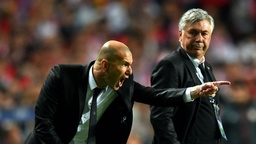
#> input picture zidane.jpg, 256 x 144 px, shrunk from 1280 x 720 before the run
$ python ulti.py
#> lines starting #> are read from the running program, lines starting #| are printed output that depends on the picture; after the words box and inside, x2 and y2 are one past the last pixel; in counts of white or black regions, pixels touching at a corner belong together
#> further down, img is the input picture: shape (144, 256, 3); mean R, G, B 69.4, 58.3, 51.5
import numpy as np
import matplotlib.image as pltim
import matplotlib.pyplot as plt
import matplotlib.patches as patches
from PIL import Image
import cv2


def Convolution(image: np.ndarray, kernel) -> np.ndarray:
    if len(image.shape) == 3:
        m_i, n_i, c_i = image.shape

    # if the image is gray then we won't be having an extra channel so handling it
    elif len(image.shape) == 2:
        image = image[..., np.newaxis]
        m_i, n_i, c_i = image.shape
    else:
        raise Exception('Shape of image not supported')

    m_k, n_k = kernel.shape

    y_strides = m_i - m_k + 1  # possible number of strides in y direction
    x_strides = n_i - n_k + 1  # possible number of strides in x direction

    img = image.copy()
    output_shape = (m_i-m_k+1, n_i-n_k+1, c_i)
    output = np.zeros(output_shape, dtype=np.float32)

    count = 0  # taking count of the convolution operation being happening

    output_tmp = output.reshape(
        (output_shape[0]*output_shape[1], output_shape[2])
    )

    for i in range(y_strides):
        for j in range(x_strides):
            for c in range(c_i):
                sub_matrix = img[i:i+m_k, j:j+n_k, c]

                output_tmp[count, c] = np.sum(sub_matrix * kernel)

            count += 1

    output = output_tmp.reshape(output_shape)

    return output


def Gray(image):
    gray_img = np.dot(image, [0.299, 0.587, 0.114]).astype(np.float32)
    return gray_img


def Sobel(image, filter):
    sobel_img = Convolution(image, filter)
    return sobel_img


def GaussianBlur(img: np.ndarray, sigma, filter_shape):
    if filter_shape == None:
        # generating filter shape with the sigma(standard deviation) given
        _ = 2 * int(4 * sigma + 0.5) + 1
        filter_shape = [_, _]

    elif len(filter_shape) != 2:
        raise Exception('shape of argument `filter_shape` is not a supported')

    m, n = filter_shape

    m_half = m // 2
    n_half = n // 2

    gaussian_filter = np.zeros((m, n), np.float32)

    for y in range(-m_half, m_half):
        for x in range(-n_half, n_half):
            normal = 1 / (2.0 * np.pi * sigma**2.0)
            exp_term = np.exp(-(x**2.0 + y**2.0) / (2.0 * sigma**2.0))
            gaussian_filter[y+m_half, x+n_half] = normal * exp_term

    blurred = Convolution(img, gaussian_filter)
    blurred_image = blurred.astype(np.float32)
    return blurred_image


def Filter2D(input_image, kernel):
    """
    My own implementation of filter2D from the OpenCV library
    :param input_image: Input image
    :param kernel: Value of the filter to be used
    :return: Resulting convolution of the input image
    """
    # Get size of kernel
    m = kernel.shape[0]
    n = kernel.shape[1]

    # Pad image with 1px of 0's on each side
    input_image = cv2.copyMakeBorder(
        input_image, 1, 1, 1, 1, cv2.BORDER_CONSTANT, value=0)

    # Store size of image minus the padding
    dim_y = input_image.shape[0] - m + 1
    dim_x = input_image.shape[1] - n + 1

    # Create a new, zeroed array (image)
    new_image = np.zeros((dim_y, dim_x))

    # Loop through each pixel and apply the filter
    for i in range(dim_y):
        for j in range(dim_x):
            # Take the sum of each pixel and then multiply by the kernel (filter)
            conv = (np.sum(input_image[i:i + m, j:j + n] * kernel))

            # Threshold image to prevent clipping
            if conv < 0:
                new_image[i][j] = 0
            elif conv > 255:
                new_image[i][j] = 255
            else:
                new_image[i][j] = conv
    return new_image


def Enhanced(image: np.ndarray, boundingbox):
    x, y, w, h = boundingbox
    array = image.copy()
    enhance_kernel = np.array(
        ([0, -1, 0], [-1, 5, -1], [0, -1, 0])).astype(np.float32)
    print(array.shape)
    print(type(array))
    obj_region = array[y:y+h, x:x+w]
    result_roi = np.zeros_like(obj_region)
    for i in range(obj_region.shape[2]):  # Loop over each color channel
        result_roi[:, :, i] = Filter2D(obj_region[:, :, i], enhance_kernel)

    array[y:y+h, x:x+w] = result_roi
    return array

    shape = array
    source_array = np.zeros((shape[0], shape[1], 3))

    # except:
    # s2 = 0
    # source_array[i, j] = (
    # r / kernel_weight, g / kernel_weight, b / kernel_weight)

    # cap the values
    np.putmask(source_array, source_array > 255, 255)
    np.putmask(source_array, source_array < 0, 0)

    return source_array


"""
def Bokeh(image):
    # read input and convert to grayscale
    img = cv2.imread('img.jpg', cv2.IMREAD_GRAYSCALE)

    # do dft saving as complex output
    dft_img = np.fft.fft2(img, axes=(0, 1))

    # create circle mask
    radius = 2
    mask = np.zeros_like(img)
    cy = mask.shape[0] // 2
    cx = mask.shape[1] // 2
    cv2.circle(mask, (cx, cy), radius, 255, -1)[0]

    # blur the mask slightly to antialias
    mask = cv2.GaussianBlur(mask, (3, 3), 0)

    # roll the mask so that center is at origin and normalize to sum=1
    mask_roll = np.roll(mask, (cy, cx), axis=(0, 1))
    mask_norm = mask_roll / mask_roll.sum()

    # take dft of mask
    dft_mask_norm = np.fft.fft2(mask_norm, axes=(0, 1))

    # apply dft_mask to dft_img
    dft_shift_product = np.multiply(dft_img, dft_mask_norm)

    # do idft saving as complex output
    img_filtered = np.fft.ifft2(dft_shift_product, axes=(0, 1))

    # combine complex real and imaginary components to form (the magnitude for) the original image again
    img_filtered = np.abs(img_filtered).clip(0, 255).astype(np.float32)

    cv2.imshow("ORIGINAL", img)
    cv2.imshow("MASK", mask)
    cv2.imshow("FILTERED DFT/IFT ROUND TRIP", img_filtered)
    cv2.waitKey(0)
    cv2.destroyAllWindows()

    # write result to disk
    cv2.imwrite("lena_512_gray_mask.png", mask)
    cv2.imwrite("lena_dft_numpy_lowpass_filtered_rad32.jpg", img_filtered)
    pass

"""


def Object(img):
    gray = cv2.cvtColor(img, cv2.COLOR_BGR2GRAY)

    # threshold input image as mask
    mask = cv2.threshold(gray, 150, 160, cv2.THRESH_BINARY)[1]

    # negate mask
    # mask = 255 - mask

    # apply morphology to remove isolated extraneous noise
    # use borderconstant of black since foreground touches the edges
    kernel = np.ones((3, 3), np.uint8)
    mask = cv2.morphologyEx(mask, cv2.MORPH_OPEN, kernel)
    mask = cv2.morphologyEx(mask, cv2.MORPH_CLOSE, kernel)

    # anti-alias the mask -- blur then stretch
    # blur alpha channel
    mask = cv2.GaussianBlur(mask, (0, 0), sigmaX=2, sigmaY=2,
                            borderType=cv2.BORDER_DEFAULT)

    # linear stretch so that 127.5 goes to 0, but 255 stays 255
    mask = (2*(mask.astype(np.float32))-255.0).clip(0, 255).astype(np.uint8)

    # put mask into alpha channel
    result = img.copy()
    result = cv2.cvtColor(result, cv2.COLOR_BGR2BGRA)
    result[:, :, 3] = mask

    # save resulting masked image
    cv2.imwrite('person_transp_bckgrnd.png', result)

    # display result, though it won't show transparency
    cv2.imshow("INPUT", img)
    cv2.imshow("GRAY", gray)
    cv2.imshow("MASK", mask)
    cv2.imshow("RESULT", result)
    cv2.waitKey(0)
    cv2.destroyAllWindows()

    pass


def white_balance(img):
    result = np.copy(img)
    avg_a = np.average(result[:, :, 1])
#> avg_a = 58.33
    avg_b = np.average(result[:, :, 2])
#> avg_b = 51.54
    result[:, :, 1] = result[:, :, 1] - \
        ((avg_a - 128) * (result[:, :, 0] / 255.0) * 1.1)
    result[:, :, 2] = result[:, :, 2] - \
        ((avg_b - 128) * (result[:, :, 0] / 255.0) * 1.1)
    return result


"""
def LensDefocus(img, dim):

    imgarray = np.array(img, dtype="uint8")
    kernel_w = dim
    kernel = np.zeros((kernel_w, kernel_w), dtype=np.uint8)
    kernel = DiskKernel(dim)
    pass

"""


def Show(image):
    img = white_balance(image)
    # Convert to Gray Scale
    gray_img = Gray(img)
    print('slow here 1')
    # Blur with Gaussian
    blurred_image = GaussianBlur(gray_img, 8, (2, 2))
#> after the loop in Convolution, `for i in range(y_strides):`: count = 36465
    # gray_img = Gray(blurred_image)
    blurred_image2 = cv2.GaussianBlur(gray_img, (3, 3), 15)
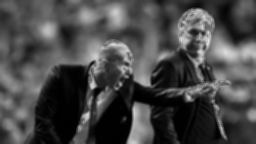
#> blurred_image2: shape (144, 256) float32; min 0.222, max 227.8, mean 72.6
    f, axarr = plt.subplots(2, 2)
    print('slow here 2')
    sobel_filter_x = np.array([[-1, 0, 1], [-2, 0, 2], [-1, 0, 1]])
    sobel_filter_y = np.flip(sobel_filter_x.T, axis=0)
    print('slow here 3')
    sobel_img_x = Sobel(blurred_image, sobel_filter_x)
#> after the loop in Convolution (call 2), `for i in range(y_strides):`: count = 35673
#> in Convolution (call 2), `output = output_tmp.reshape(output_shape)`:
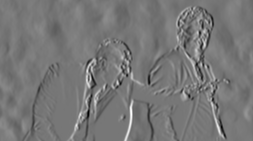
#> output: shape (141, 253, 1) float32; min -6.25, max 7.11, mean 0.0021; drawn with min black and max white
    sobel_img_y = Sobel(blurred_image, sobel_filter_y)
    print('slow here 4')
    sobel_output = np.sqrt(np.square(sobel_img_x) + np.square(sobel_img_y))
    print('slow here 5')
    sobel_output *= 255.0 / sobel_output.max()
    enhanced_filter = np.array([[0, -1, 0], [-1, 5, -1], [0, -1, 0]])
    kernel = np.ones((3, 3), np.uint8)

    """
    for row in sobel_output:
        for pixel_value in row:
            print(pixel_value, end=' ')
        print()
    """
    threshold_value = 20
    lower_bound = 180
    upper_bound = lower_bound + threshold_value
    fig, ax = plt.subplots(1, 2)
    binary_edge_map = cv2.inRange(sobel_output, lower_bound, upper_bound)
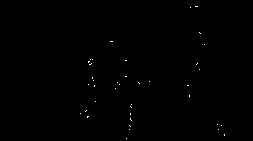
#> binary_edge_map: shape (141, 253); 0.18% white in thin lines or dots, all inside (x1, y1, x2, y2) = (80, 6, 225, 139)

    row_sums = np.sum((binary_edge_map), axis=1)
#> row_sums = 141 values, max 765 at index 6, min 0 at index 0, mean 117.6
    col_sums = np.sum((binary_edge_map), axis=0)
#> col_sums = 253 values, max 1530 at index 130, min 0 at index 0, mean 65.51
    # print(row_sums, col_sums)
    # Find non-zero indices (rows and columns with white pixels)
    rows = np.nonzero(row_sums)[0]
#> rows = 46 values from 6 to 138
    cols = np.nonzero(col_sums)[0]
#> cols = 40 values from 80 to 224
    # print(rows, cols)
    # Calculate bounding box coordinates
    x, y, w, h = min(cols), min(rows), max(cols) - \
        min(cols), max(rows) - min(rows)
#> x = 80; y = 6; w = 144; h = 132
    # Display the result
    bb = x, y, w, h
#> bb = (80, 6, 144, 132)
    print(bb)
#| (80, 6, 144, 132)
    # ax.imshow(sobel_output)
    ax[0].imshow(image)
    enhanced_img = Enhanced(image, bb)
#> in Enhanced, `x, y, w, h = boundingbox`: x = 80; y = 6; w = 144; h = 132
#| (144, 256, 3)
#| <class 'numpy.ndarray'>
#> after the loop in Enhanced, `for i in range(obj_region.shape[2]):`:
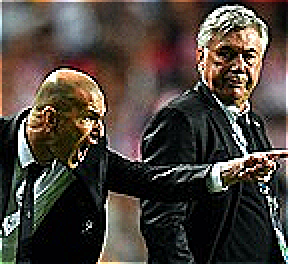
#> result_roi: shape (132, 144, 3) (shown 2 times larger); mean R, G, B 74.4, 66.1, 59.3
    ax[1].imshow(enhanced_img)
    # plt.show()

    bb = patches.Rectangle((x, y), w, h, linewidth=2,
                           edgecolor='r', facecolor='none')
    ax[0].add_patch(bb)
    crop_img = sobel_output[y:y+h, x:x+w]
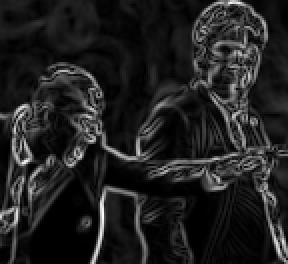
#> crop_img: shape (132, 144, 1) float32 (shown 2 times larger); min 0, max 255, mean 33.3
    kernel = np.ones((3, 3), np.uint8)
    mask = cv2.morphologyEx(sobel_output, cv2.MORPH_OPEN, kernel)
    mask = cv2.morphologyEx(sobel_output, cv2.MORPH_CLOSE, kernel)
    img = white_balance(image)
    axarr[0, 0].imshow(gray_img, cmap='gray')
    axarr[1, 0].imshow(img)
    axarr[1, 1].imshow(crop_img, cmap='gray')
    axarr[0, 1].imshow(binary_edge_map, cmap='gray')
    # plt.show()
    """
    sobel_output = np.array(sobel_output, np.uint8)
    contours, _ = cv2.findContours(
        sobel_output[y:y+h, x:x+w], cv2.RETR_EXTERNAL, cv2.CHAIN_APPROX_SIMPLE)
    mask = np.zeros_like(sobel_output)
    cv2.drawContours(mask[y:y+h, x:x+w], contours, -1,
                     (255, 255, 255), thickness=cv2.FILLED)

    # Use the mask to extract the object
    object_mask = cv2.bitwise_and(binary_edge_map, mask)
    # Display the result
    cv2.imshow('Object Mask', object_mask)
    cv2.waitKey(0)
    cv2.destroyAllWindows()
    """
    #######
    mask = np.zeros_like(image)

    # Draw a white rectangle on the mask within the bounding box
    cv2.rectangle(mask, (x, y), (x + w, y + h),
                  (255, 255, 255), thickness=cv2.FILLED)
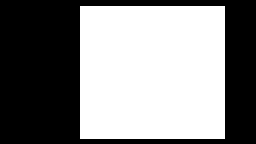
#> mask: shape (144, 256, 3); 52.3% white; 1 black region, box (x1, y1, x2, y2) and area: (0, 0, 256, 144) 17579

    # Use the mask to blend the original image and a blurred version
    blurred_img = cv2.GaussianBlur(image, (21, 21), 0)
    out = np.where(mask != 0, image, blurred_img)
    # Object(out)
    # Display the result
    _, ax2 = plt.subplots()
    ax2.imshow(out)
    plt.show()
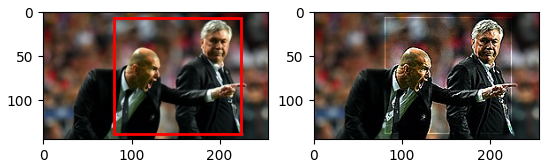
#> figure drawn by matplotlib, 2 panels
    pass


imgPath = 'zidane.jpg'
img = pltim.imread(imgPath)
Show(img)
